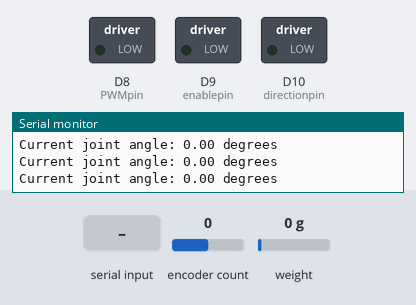
A sketch run on a simulated Arduino Due. Shown: switched loads named in the sketch (green lamp = pin HIGH), the last lines printed to the serial monitor. The test bench sets the inputs (shaded band); at power-on: encoder count 0, weight on the scale 0 g (analog values on the 0–1023 scale).

Above: at 1.6 s.
1.7 s: "z" received over Serial
3.2 s: encoder count set to 1
At 4.0 s:
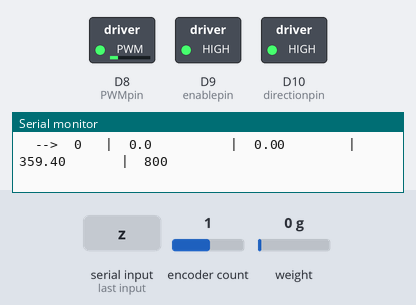
4.7 s: encoder count set to 0
At 5.1 s:
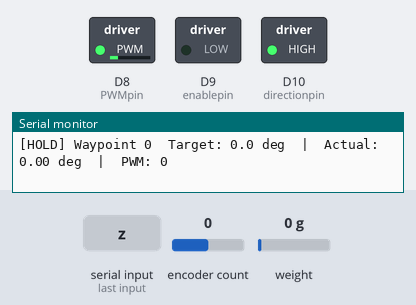
7.7 s: encoder count set to 4
At 8.6 s:
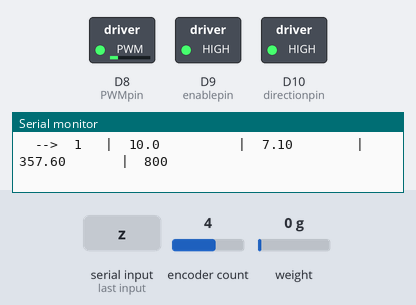
Timing chart, 0 to 10.2 s (numbered marks = the images above; inputs shaded):
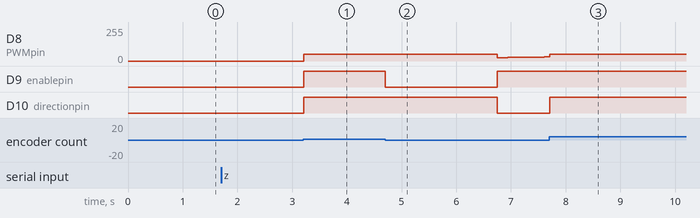

The sketch:

AngleVsPWM_SpeedControl.ino
```cpp
#include "HX711_ADC.h" //This library can be obtained here http://librarymanager/All#Avia_HX711
#include <Encoder.h>

// Calibration factor for load cell
#define calibration_factor  398046.19

// HX711 pin definitions
#define LOADCELL1_DOUT_PIN 34
#define LOADCELL1_SCK_PIN 35

// Orange encoder definitions (for joint angle)
#define ENCODER_A 25  // Green wire
#define ENCODER_B 26  // White wire

// Encoder specifications for orange encoder
const int PPR = 600;
const int COUNTS_PER_REV = PPR * 4;  // 2400 counts per revolution

// Encoder object
Encoder orangeEncoder(ENCODER_A, ENCODER_B);  // Orange joint encoder

// Variables for orange encoder
float currentJointAngle = 0.0;

// Load cell instance
HX711_ADC LOADCELL(LOADCELL1_DOUT_PIN, LOADCELL1_SCK_PIN);

// PWM initialization
int PWMpin = 8;
int enablepin = 9;
int directionpin = 10;

// Control variables
float Theta;        // Current angle (radians)
float Theta_prev;   // Previous angle for velocity estimation
float Theta_vel;    // Estimated velocity (rad/s)
float PWM;
float error;
float t;
float t_prev;
float torque;

// Minimum Jerk Trajectory variables
float traj_start_angle;     // Starting angle for trajectory (radians)
float traj_target_angle;    // Target angle for trajectory (radians)
float traj_start_time;      // Time when trajectory started
float traj_duration;        // Duration of trajectory (seconds)
bool traj_active;           // Is trajectory currently active?
bool traj_complete;         // Has trajectory been completed?
float traj_desired_pos;     // Current desired position from trajectory (radians)
float traj_desired_vel;     // Current desired velocity from trajectory (rad/s)
float traj_desired_acc;     // Current desired acceleration from trajectory (rad/s²)

// PD gains with feedforward
float Kp = 4.0;      // Proportional gain
float Kd = 1.0;      // Derivative gain
float Kff = 1.0;     // Feedforward gain for acceleration

// Control signal limits
const float PWM_MIN = 410;
const float PWM_MAX = 800;
const float DEADBAND = 0.005;  // Small deadband to prevent oscillation when at target

// -------------------------------------------------------
// Automated sequence configuration
// -------------------------------------------------------
const float HOLD_DURATION_SEC = 2.0;   // Hold time at each position (seconds)
const float TRAJ_DURATION_SEC  = 3.0;  // Travel time between positions (seconds)
const float STEP_DEG           = 10.0; // Step size in degrees
const float MAX_DEG            = 100.0;// Maximum angle in degrees

// Build the full waypoint list: 0,10,20,...,100,90,...,0  (21 waypoints)
const int NUM_WAYPOINTS = 21;
float waypoints[NUM_WAYPOINTS]; // filled in setup()

// State machine variables
enum State {
  WAITING_FOR_ZERO,      // Step 1: user sets zero
  RUNNING_SEQUENCE,      // Automated sweep
  SEQUENCE_DONE          // All waypoints visited
};

State currentState = WAITING_FOR_ZERO;
float zeroAngle = 0.0;
unsigned long lastDisplayTime  = 0;

// Sequence tracking
int   seqIndex     = 0;          // Current waypoint index
bool  seqHolding   = false;      // True while holding at a waypoint
unsigned long holdStartTime = 0; // millis() when hold began

// Recorded data per waypoint (angle deg, PWM value)
float recordedAngle[NUM_WAYPOINTS];
float recordedPWM  [NUM_WAYPOINTS];

// -------------------------------------------------------
// Forward declarations
// -------------------------------------------------------
float joint_angle();
void  startMinimumJerkTrajectory(float start_pos, float target_pos, float duration);
void  calculateMinimumJerkTrajectory(float tau);
void  printDataTable();

// -------------------------------------------------------
void setup() {
  Serial.begin(115200);

  // Build waypoints: 0 → 100 in steps of 10, then 90 → 0
  for (int i = 0; i <= 10; i++) waypoints[i]      = i * STEP_DEG;       // 0..100
  for (int i = 1; i <= 10; i++) waypoints[10 + i] = (10 - i) * STEP_DEG; // 90..0

  // Torque Sensor
  LOADCELL.begin();
  LOADCELL.start(1, true);
  LOADCELL.setCalFactor(calibration_factor);

  // Motor setup
  pinMode(enablepin, OUTPUT);
  pinMode(directionpin, OUTPUT);
  pinMode(PWMpin, OUTPUT);

  // Orange joint encoder pins
  pinMode(ENCODER_A, INPUT_PULLUP);
  pinMode(ENCODER_B, INPUT_PULLUP);

  digitalWrite(enablepin, LOW);

  analogReadResolution(12);
  analogWriteResolution(12);

  // Initialize trajectory variables
  traj_active   = false;
  traj_complete = false;
  traj_duration = TRAJ_DURATION_SEC;

  // Initialize state variables
  t_prev    = millis() / 1000.0;
  Theta     = joint_angle() * 3.14159265359 / 180.0;
  Theta_prev = Theta;
  Theta_vel  = 0;

  traj_desired_pos = Theta;
  traj_desired_vel = 0;
  traj_desired_acc = 0;


  Serial.println("  Automated Angle Sweep: 0→100→0 degrees");
  Serial.print("Current joint angle: ");
  Serial.print(joint_angle(), 2);
  Serial.println(" degrees");
  Serial.println();
  Serial.println("Step 1: Move shaft to desired zero position,");
  Serial.println("        then enter 'z' or 'Z' to set zero.");
}

// -------------------------------------------------------
void loop() {
  LOADCELL.update();

  unsigned long currentTime = millis();

  switch (currentState) {

    // ========== STATE 1: WAITING FOR ZERO ==========
    case WAITING_FOR_ZERO:
      if (currentTime - lastDisplayTime >= 500) {
        Serial.print("Current joint angle: ");
        Serial.print(joint_angle(), 2);
        Serial.println(" degrees");
        lastDisplayTime = currentTime;
      }

      if (Serial.available() > 0) {
        char input = Serial.read();
        while (Serial.available() > 0) Serial.read(); // flush

        if (input == 'z' || input == 'Z') {
          orangeEncoder.write(0);
          zeroAngle = 0.0;

          Serial.println();
          Serial.println("Zero position set!");

          Serial.println("Starting automated sweep sequence...");
          Serial.println();
          Serial.println("Step | Target(deg) | Desired(deg) | Actual(deg) | PWM");


          // Start first waypoint trajectory from current position
          Theta = joint_angle() * 3.14159265359 / 180.0;
          float target_rad = waypoints[0] * 3.14159265359 / 180.0;
          startMinimumJerkTrajectory(Theta, target_rad, TRAJ_DURATION_SEC);

          seqIndex   = 0;
          seqHolding = false;
          currentState = RUNNING_SEQUENCE;
        }
      }
      break;

    // ========== STATE 2: RUNNING AUTOMATED SEQUENCE ==========
    case RUNNING_SEQUENCE: {
      t = millis() / 1000.0;
      float dt = t - t_prev;
      if (dt < 0.001) dt = 0.001;

      // Read current angle
      Theta = joint_angle() * 3.14159265359 / 180.0;

      // Velocity estimation with low-pass filter
      float vel_raw = (Theta - Theta_prev) / dt;
      Theta_vel = 0.7 * Theta_vel + 0.3 * vel_raw;

      // ---- Trajectory update ----
      if (traj_active) {
        float elapsed = t - traj_start_time;
        if (elapsed >= traj_duration) {
          traj_active      = false;
          traj_complete    = true;
          traj_desired_pos = traj_target_angle;
          traj_desired_vel = 0;
          traj_desired_acc = 0;
        } else {
          calculateMinimumJerkTrajectory(elapsed);
        }
      }

      // ---- Position error & PD control ----
      error = traj_desired_pos - Theta;
      float velocity_error  = traj_desired_vel - Theta_vel;
      float control_signal  = Kp * error + Kd * velocity_error + Kff * traj_desired_acc;

      // Suppress output when trajectory done and near target
      if (traj_complete && abs(error) < DEADBAND) {
        control_signal = 0;
      }

      // Apply PWM
      if (abs(control_signal) < 0.01) {
        digitalWrite(enablepin, LOW);
        PWM = 0;
      } else {
        PWM = constrain(PWM_MIN + 311.607 * abs(control_signal), PWM_MIN, PWM_MAX);
        digitalWrite(enablepin, HIGH);
        analogWrite(PWMpin, (int)PWM);
        if (control_signal > 0) {
          digitalWrite(directionpin, LOW);
        } else {
          digitalWrite(directionpin, HIGH);
        }
      }

      // Read torque
      torque = LOADCELL.getData();

      // ---- Sequence logic ----
      if (!seqHolding) {
        // Travelling to current waypoint — print live progress every 50 ms
        if (currentTime - lastDisplayTime >= 50) {
          Serial.print("  -->  ");
          Serial.print(seqIndex);
          Serial.print("   |  ");
          Serial.print(waypoints[seqIndex], 1);
          Serial.print("          |  ");
          Serial.print(traj_desired_pos * 180.0 / 3.14159265359, 2);
          Serial.print("        |  ");
          Serial.print(Theta * 180.0 / 3.14159265359, 2);
          Serial.print("       |  ");
          Serial.println((int)PWM);
          lastDisplayTime = currentTime;
        }

        // Check if we've arrived (trajectory complete AND settled)
        if (traj_complete && abs(error) < 0.05) { // ~0.05 rad ≈ 3°
          seqHolding    = true;
          holdStartTime = currentTime;

          // Record data at this waypoint
          recordedAngle[seqIndex] = Theta * 180.0 / 3.14159265359;
          recordedPWM[seqIndex]   = PWM;

          Serial.println();
          Serial.print("[HOLD] Waypoint ");
          Serial.print(seqIndex);
          Serial.print("  Target: ");
          Serial.print(waypoints[seqIndex], 1);
          Serial.print(" deg  |  Actual: ");
          Serial.print(recordedAngle[seqIndex], 2);
          Serial.print(" deg  |  PWM: ");
          Serial.println((int)recordedPWM[seqIndex]);
        }

      } else {
        // Holding at current waypoint — keep motor energised to hold position
        // (control loop still runs above, just seqHolding flag is set)

        unsigned long elapsed_hold = currentTime - holdStartTime;

        // Print countdown every second
        if (currentTime - lastDisplayTime >= 500) {
          Serial.print("  Holding... ");
          Serial.print((HOLD_DURATION_SEC * 1000 - elapsed_hold) / 1000.0, 1);
          Serial.println(" s remaining");
          lastDisplayTime = currentTime;
        }

        // After hold duration, advance to next waypoint
        if (elapsed_hold >= (unsigned long)(HOLD_DURATION_SEC * 1000)) {
          seqIndex++;

          if (seqIndex >= NUM_WAYPOINTS) {
            // All waypoints complete
            digitalWrite(enablepin, LOW); // disable motor
            currentState = SEQUENCE_DONE;
            Serial.println();

            Serial.println("  Sequence complete! Motor disabled.");

            printDataTable();
          } else {
            // Start trajectory to next waypoint
            seqHolding = false;
            Theta = joint_angle() * 3.14159265359 / 180.0;
            float next_rad = waypoints[seqIndex] * 3.14159265359 / 180.0;
            startMinimumJerkTrajectory(Theta, next_rad, TRAJ_DURATION_SEC);

            Serial.println();
            Serial.print("Moving to waypoint ");
            Serial.print(seqIndex);
            Serial.print(": ");
            Serial.print(waypoints[seqIndex], 1);
            Serial.println(" degrees");
            Serial.println("Step | Target(deg) | Desired(deg) | Actual(deg) | PWM");
            Serial.println("----------------------------------------------------------");
          }
        }
      }

      t_prev     = t;
      Theta_prev = Theta;
      delay(10); // 100 Hz
      break;
    }

    // ========== STATE 3: SEQUENCE DONE ==========
    case SEQUENCE_DONE:
      // Motor is off. Optionally re-run by entering 'r'
      if (Serial.available() > 0) {
        char c = Serial.read();
        while (Serial.available() > 0) Serial.read();
        if (c == 'r' || c == 'R') {
          currentState = WAITING_FOR_ZERO;
          Serial.println();
          Serial.println("=== RESTARTING ===");
          Serial.println("Step 1: Enter 'z' or 'Z' to set zero position");
        }
      }
      break;
  }
}

// -------------------------------------------------------
// Print final recorded data table
// -------------------------------------------------------
void printDataTable() {
  Serial.println();
  Serial.println("========== RECORDED DATA TABLE ==========");
  Serial.println("Index | Target (deg) | Actual (deg) | PWM");
  Serial.println("-----------------------------------------");
  for (int i = 0; i < NUM_WAYPOINTS; i++) {
    Serial.print("  ");
    Serial.print(i);
    Serial.print("   |  ");
    Serial.print(waypoints[i], 1);
    Serial.print("          |  ");
    Serial.print(recordedAngle[i], 2);
    Serial.print("         |  ");
    Serial.println((int)recordedPWM[i]);
  }

  Serial.println();
  Serial.println("Enter 'r' or 'R' to restart from zero.");
}

// -------------------------------------------------------
// Returns joint angle in degrees (clockwise positive)
// -------------------------------------------------------
float joint_angle() {
  long newCount  = -orangeEncoder.read();
  long angleCount = newCount % COUNTS_PER_REV;
  currentJointAngle = (float)angleCount * 360.0 / COUNTS_PER_REV;
  if (currentJointAngle < 0) currentJointAngle += 360.0;
  return currentJointAngle;
}

// -------------------------------------------------------
void startMinimumJerkTrajectory(float start_pos, float target_pos, float duration) {
  traj_start_angle  = start_pos;
  traj_target_angle = target_pos;
  traj_start_time   = millis() / 1000.0;
  traj_duration     = duration;
  traj_active       = true;
  traj_complete     = false;
}

// -------------------------------------------------------
void calculateMinimumJerkTrajectory(float tau) {
  float T  = traj_duration;
  float q0 = traj_start_angle;
  float qf = traj_target_angle;
  float s  = tau / T;
  if (s < 0) s = 0;
  if (s > 1) s = 1;

  float s2 = s * s, s3 = s2 * s, s4 = s3 * s, s5 = s4 * s;

  float position_polynomial     = 10.0*s3 - 15.0*s4 + 6.0*s5;
  traj_desired_pos = q0 + (qf - q0) * position_polynomial;

  float velocity_polynomial     = 30.0*s2 - 60.0*s3 + 30.0*s4;
  traj_desired_vel = (qf - q0) / T * velocity_polynomial;

  float acceleration_polynomial = 60.0*s - 180.0*s2 + 120.0*s3;
  traj_desired_acc = (qf - q0) / (T * T) * acceleration_polynomial;
}
```

Measured:
- after the input at 3.2 s, D8 (PWMpin): 0/255 → 49/255 at once; D9 (enablepin), D10 (directionpin): LOW → HIGH at once
- after the input at 4.7 s, D8 (PWMpin): 49/255 → 26/255 after 2.0 s, → 27/255 0.20 s later, → 28/255 0.15 s later, → 29/255 0.17 s later, … (6 changes in this stretch); D9 (enablepin): HIGH → LOW at once, → HIGH 2.0 s later; D10 (directionpin): HIGH → LOW after 2.0 s
- after the input at 7.7 s, D10 (directionpin): LOW → HIGH at once
